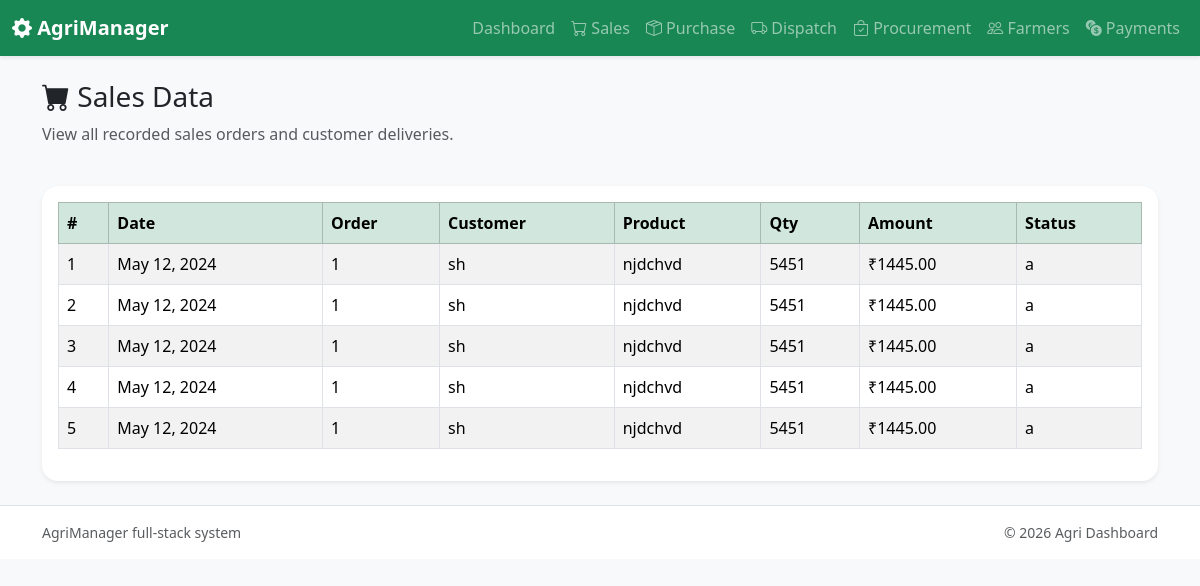
Page /sales/ on the committed database.
### core/models.py (models this page shows, shortened)
class Sale(models.Model):
    order_id = models.CharField(max_length=80)
    customer = models.CharField(max_length=150)
    product = models.CharField(max_length=120)
    quantity = models.PositiveIntegerField()
    amount = models.DecimalField(max_digits=12, decimal_places=2)
    date = models.DateField()
    status = models.CharField(max_length=80, default='Completed')

### core/views.py (the view)
# urls.py: path('sales/', views.sales_page, name='sales'),
def sales_page(request):
    sales = Sale.objects.order_by('-date')
    return render(request, 'core/sales.html', {'sales': sales})

### core/templates/core/sales.html (shortened to what this page needs)
{% extends 'core/base.html' %}
{% block content %}
<div class="d-flex justify-content-between align-items-center mb-4">
  <div>
    <h1 class="h3"><i class="bi bi-cart-fill"></i> Sales Data</h1>
    <p class="text-muted">View all recorded sales orders and customer deliveries.</p>
  </div>
</div>
<div class="card shadow-sm border-0">
  <div class="card-body">
    <div class="table-responsive">
      <table class="table table-striped table-bordered align-middle">
        <thead class="table-success">
          <tr>
            <th>#</th>
            <th>Date</th>
            <th>Order</th>
            <th>Customer</th>
            <th>Product</th>
            <th>Qty</th>
            <th>Amount</th>
            <th>Status</th>
          </tr>
        </thead>
        <tbody>
          {% for sale in sales %}
          <tr>
            <td>{{ forloop.counter }}</td>
            <td>{{ sale.date }}</td>
            <td>{{ sale.order_id }}</td>
            <td>{{ sale.customer }}</td>
            <td>{{ sale.product }}</td>
            <td>{{ sale.quantity }}</td>
            <td>₹{{ sale.amount }}</td>
            <td>{{ sale.status }}</td>
          </tr>
          {% empty %}
          <tr><td colspan="8" class="text-center text-muted">No sales records available.</td></tr>
          {% endfor %}
        </tbody>
      </table>
    </div>
  </div>
</div>
{% endblock %}

### core/static/core/css/style.css (style rules this page uses)
body { font-family: 'Segoe UI', Tahoma, Geneva, Verdana, sans-serif; }
.card { border-radius: 1rem; }
.table th, .table td { vertical-align: middle; }

### rows in the picture
Sale: date "May 12, 2024", order_id "1", customer "sh", product "njdchvd", quantity "5451", amount "1445.00", status "a"
Sale: date "May 12, 2024", order_id "1", customer "sh", product "njdchvd", quantity "5451", amount "1445.00", status "a"
Sale: date "May 12, 2024", order_id "1", customer "sh", product "njdchvd", quantity "5451", amount "1445.00", status "a"
Sale: date "May 12, 2024", order_id "1", customer "sh", product "njdchvd", quantity "5451", amount "1445.00", status "a"
Sale: date "May 12, 2024", order_id "1", customer "sh", product "njdchvd", quantity "5451", amount "1445.00", status "a"
